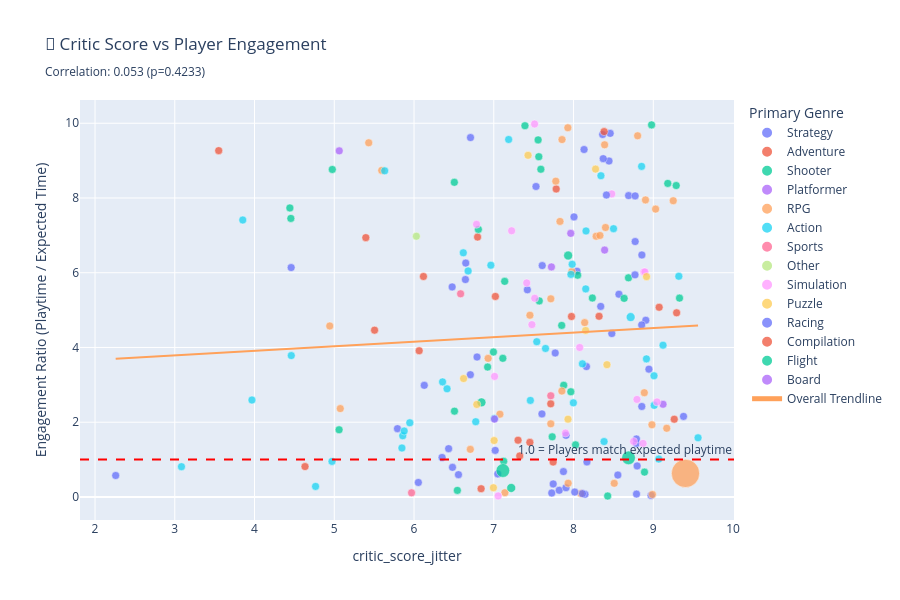

Write notebook code for a chart like this one.
### Markdown cell above
## 2. Critic Score → Player Engagement

**Question:** Do well-reviewed games keep players engaged longer?

**What to look for:**
- Engagement ratio > 1 = Players exceed expected playtime
- Positive correlation = Critics identify engaging games ✅
- This drives word-of-mouth marketing

### Code cell
# Filter data with valid engagement metrics
df_engagement = df_analysis[
    (df_analysis['engagement_ratio'].notna()) & 
    (df_analysis['engagement_ratio'] > 0) &
    (df_analysis['engagement_ratio'] < 10)  # Remove extreme outliers
].copy()

# Calculate correlation
corr_eng, p_value_eng = stats.pearsonr(df_engagement['critic_score'], df_engagement['engagement_ratio'])


# Create scatter plot
fig = px.scatter(
    df_engagement,
    x='critic_score_jitter',
    y='engagement_ratio',
    color='primary_genre',
    size='owners_midpoint',
    hover_data=['title', 'median_playtime', 'all_styles', 'critic_score'],
    title=f'🎯 Critic Score vs Player Engagement<br><sub>Correlation: {corr_eng:.3f} (p={p_value_eng:.4f})</sub>',
    labels={
        'critic_score': 'Critic Score',
        'engagement_ratio': 'Engagement Ratio (Playtime / Expected Time)'
    },
    trendline='ols',
    trendline_scope='overall',
    height=600
)

fig.add_hline(y=1, line_dash="dash", line_color="red", 
              annotation_text="1.0 = Players match expected playtime")

fig.update_layout(
    showlegend=True,
    legend=dict(title='Primary Genre', orientation='v', x=1.02, y=1)
)

fig.update_traces(
    marker=dict(sizemin=4, opacity=0.75, line=dict(width=0.5, color='white'))
)

fig.show()

print(f"\n💡 Key Insight: Correlation = {corr_eng:.3f}")
if corr_eng > 0.3:
    print("✅ Strong relationship! Better reviews = More engaged players")
elif corr_eng > 0.1:
    print("⚠️ Weak relationship. Reviews somewhat predict engagement")
else:
    print("❌ No clear relationship between reviews and engagement")

### Figure 1 — Plotly figure (JSON) as saved in the notebook; plotly's stock layout.template omitted (floating-point values rounded to 4 significant figures; data arrays with more than 128 entries replaced by an {"elided": "..."} marker saying what was removed)
{"data": [{"customdata": {"elided": "54x4 mixed values"}, "hovertemplate": "primary_genre=Strategy<br>critic_score_jitter=%{x}<br>Engagement Ratio (Playtime / Expected Time)=%{y}<br>owners_midpoint=%{marker.size}<br>title=%{customdata[0]}<br>median_playtime=%{customdata[1]}<br>all_styles=%{customdata[2]}<br>Critic Score=%{customdata[3]}<extra></extra>", "legendgroup": "Strategy", "marker": {"color": "#636efa", "line": {"color": "white", "width": 0.5}, "opacity": 0.75, "size": [150000, 150000, 150000, 75000, 750000, 3500000, 75000, 3500000, 35000, 350000, 75000, 750000, 150000, 750000, 750000, 150000, 350000, 350000, 350000, 350000, 75000, 150000, 150000, 150000, 350000, 150000, 350000, 75000, 750000, 3500000, 1500000, 1500000, 1500000, 1500000, 350000, 350000, 350000, 7500000, 75000, 350000, 350000, 150000, 75000, 75000, 3500000, 3500000, 3500000, 75000, 750000, 750000, 750000, 35000, 3500000, 1500000], "sizemin": 4, "sizemode": "area", "sizeref": 375000, "symbol": "circle"}, "mode": "markers", "name": "Strategy", "orientation": "v", "showlegend": true, "type": "scatter", "x": [6.054, 8.569, 7.727, 8.132, 8.789, 8.857, 7.745, 7.906, 4.459, 6.478, 7.604, 8.444, 8.143, 8.797, 8.69, 7.018, 6.708, 7.607, 6.351, 8.856, 6.434, 8.341, 6.128, 7.873, 6.79, 7.05, 6.482, 8.972, 8.162, 8.365, 9.379, 8.372, 8.789, 8.79, 8.945, 8.772, 8.043, 8.555, 6.706, 6.648, 5.792, 2.259, 7.82, 6.557, 8.773, 8.906, 8.48, 6.644, 7.421, 7.905, 7.529, 8.005, 8.168, 8.459], "xaxis": "x", "y": [0.3874, 5.425, 0.1047, 9.297, 1.433, 6.475, 0.3478, 1.648, 6.138, 5.62, 2.222, 8.99, 0.06897, 0.8301, 8.064, 1.246, 9.617, 6.191, 1.057, 2.421, 1.292, 5.099, 2.987, 0.679, 3.745, 0.6165, 0.7923, 0.03926, 3.488, 9.699, 2.156, 9.052, 1.552, 0.07698, 3.42, 8.056, 6.042, 0.5862, 3.271, 6.259, 1.827, 0.5736, 0.1792, 0.5964, 6.835, 4.728, 4.372, 5.818, 5.544, 0.2465, 8.308, 7.494, 0.9375, 9.73], "yaxis": "y"}, {"customdata": [["A Valley Without Wind", 84, 18.82, 5.5], ["Alone in the Dark", 86, 9.28, 3.5], ["Amnesia: The Dark Descent", 41, 8.48, 8.5], ["Botanicula", 20, 3.94, 9], ["Chivalry: Medieval Warfare", 293, 60.68, 7.9], ["Curse: The Eye of Isis", 7, 7.49, 7.8], ["Dreamfall: The Longest Journey", 20, 13.17, 7.4], ["Fahrenheit: Indigo Prophecy Remastered", 34, 8.69, 6.2], ["Kingdom", 199, 79.86, 7.7], ["Nostradamus: The Last Prophecy", 7, 6.38, 7.4], ["Overlord II", 119, 20.17, 6.3], ["Randal's Monday", 13, 15.99, 4.5], ["Shad'O", 58, 10.81, 7], ["Silent Hill: Homecoming", 73, 10.52, 5.5], ["Still Life", 13, 8.9, 7.4], ["Sunless Sea", 573, 58.61, 8.3], ["Tesla Effect: A Tex Murphy Adventure", 82, 11.79, 6.8], ["The Experiment", 3, 13.62, 6.8], ["The Night of the Rabbit", 112, 13.59, 7.9], ["Tom Clancy's Splinter Cell", 28, 13.46, 9.4]], "hovertemplate": "primary_genre=Adventure<br>critic_score_jitter=%{x}<br>Engagement Ratio (Playtime / Expected Time)=%{y}<br>owners_midpoint=%{marker.size}<br>title=%{customdata[0]}<br>median_playtime=%{customdata[1]}<br>all_styles=%{customdata[2]}<br>Critic Score=%{customdata[3]}<extra></extra>", "legendgroup": "Adventure", "marker": {"color": "#EF553B", "line": {"color": "white", "width": 0.5}, "opacity": 0.75, "size": [350000, 75000, 3500000, 350000, 7500000, 35000, 150000, 350000, 3500000, 75000, 1500000, 150000, 35000, 150000, 150000, 750000, 350000, 10000, 350000, 350000], "sizemin": 4, "sizemode": "area", "sizeref": 375000, "symbol": "circle"}, "mode": "markers", "name": "Adventure", "orientation": "v", "showlegend": true, "type": "scatter", "x": [5.505, 3.551, 8.32, 9.073, 7.974, 7.744, 7.304, 6.064, 7.714, 7.325, 6.118, 4.633, 7.02, 5.396, 7.452, 8.383, 6.797, 6.841, 7.783, 9.263], "xaxis": "x", "y": [4.463, 9.267, 4.835, 5.076, 4.829, 0.9346, 1.519, 3.913, 2.492, 1.097, 5.9, 0.813, 5.365, 6.939, 1.461, 9.776, 6.955, 0.2203, 8.241, 2.08], "yaxis": "y"}, {"customdata": {"elided": "36x4 mixed values"}, "hovertemplate": "primary_genre=Shooter<br>critic_score_jitter=%{x}<br>Engagement Ratio (Playtime / Expected Time)=%{y}<br>owners_midpoint=%{marker.size}<br>title=%{customdata[0]}<br>median_playtime=%{customdata[1]}<br>all_styles=%{customdata[2]}<br>Critic Score=%{customdata[3]}<extra></extra>", "legendgroup": "Shooter", "marker": {"color": "#00cc96", "line": {"color": "white", "width": 0.5}, "opacity": 0.75, "size": [350000, 750000, 35000, 150000, 150000, 350000, 150000, 150000, 15000000, 750000, 7500000, 1500000, 1500000, 150000, 3500000, 75000, 3500000, 750000, 350000, 350000, 350000, 1500000, 15000000, 7500000, 750000, 750000, 35000, 750000, 35000, 350000, 350000, 35000000, 75000, 150000, 35000000, 150000], "sizemin": 4, "sizemode": "area", "sizeref": 375000, "symbol": "circle"}, "mode": "markers", "name": "Shooter", "orientation": "v", "showlegend": true, "type": "scatter", "x": [6.543, 8.428, 7.113, 9.287, 6.807, 7.732, 4.455, 7.391, 6.846, 9.329, 7.966, 9.181, 8.978, 7.124, 7.565, 5.06, 7.57, 6.996, 8.236, 7.877, 7.852, 8.025, 7.932, 8.89, 8.052, 8.689, 6.505, 7.136, 4.443, 7.59, 7.556, 8.689, 4.975, 6.507, 7.114, 8.634], "xaxis": "x", "y": [0.1754, 0.02538, 3.71, 8.333, 7.16, 1.609, 7.453, 9.934, 2.531, 5.321, 2.815, 8.39, 9.957, 0.9539, 9.104, 1.798, 5.246, 3.879, 5.323, 2.988, 4.59, 1.394, 6.461, 0.6646, 5.935, 5.864, 8.42, 5.769, 7.733, 8.77, 9.555, 1.047, 8.763, 2.296, 0.7057, 5.314], "yaxis": "y"}, {"customdata": [["And Yet It Moves", 22, 3.33, 8.4], ["Bionic Commando Rearmed", 16, 6.45, 9.3], ["Pid", 65, 10.56, 7.8], ["Snapshot", 89, 9.61, 5], ["Tobe's Vertical Adventure", 17, 2.41, 8]], "hovertemplate": "primary_genre=Platformer<br>critic_score_jitter=%{x}<br>Engagement Ratio (Playtime / Expected Time)=%{y}<br>owners_midpoint=%{marker.size}<br>title=%{customdata[0]}<br>median_playtime=%{customdata[1]}<br>all_styles=%{customdata[2]}<br>Critic Score=%{customdata[3]}<extra></extra>", "legendgroup": "Platformer", "marker": {"color": "#ab63fa", "line": {"color": "white", "width": 0.5}, "opacity": 0.75, "size": [350000, 350000, 750000, 350000, 75000], "sizemin": 4, "sizemode": "area", "sizeref": 375000, "symbol": "circle"}, "mode": "markers", "name": "Platformer", "orientation": "v", "showlegend": true, "type": "scatter", "x": [8.389, 9.122, 7.723, 5.062, 7.965], "xaxis": "x", "y": [6.607, 2.481, 6.155, 9.261, 7.054], "yaxis": "y"}, {"customdata": {"elided": "34x4 mixed values"}, "hovertemplate": "primary_genre=RPG<br>critic_score_jitter=%{x}<br>Engagement Ratio (Playtime / Expected Time)=%{y}<br>owners_midpoint=%{marker.size}<br>title=%{customdata[0]}<br>median_playtime=%{customdata[1]}<br>all_styles=%{customdata[2]}<br>Critic Score=%{customdata[3]}<extra></extra>", "legendgroup": "RPG", "marker": {"color": "#FFA15A", "line": {"color": "white", "width": 0.5}, "opacity": 0.75, "size": [350000, 750000, 750000, 350000, 1500000, 3500000, 350000, 750000, 150000000, 350000, 1500000, 750000, 750000, 75000, 750000, 1500000, 350000, 350000, 350000, 750000, 150000, 1500000, 150000, 350000, 350000, 1500000, 3500000, 1500000, 3500000, 150000, 3500000, 3500000, 750000, 750000], "sizemin": 4, "sizemode": "area", "sizeref": 375000, "symbol": "circle"}, "mode": "markers", "name": "RPG", "orientation": "v", "showlegend": true, "type": "scatter", "x": [6.929, 7.932, 7.715, 7.83, 7.715, 9.029, 8.902, 7.077, 9.404, 4.943, 8.091, 8.989, 8.51, 7.139, 8.139, 5.595, 8.983, 7.855, 7.978, 8.887, 7.453, 7.929, 7.854, 5.432, 7.778, 6.706, 9.168, 9.25, 8.283, 5.075, 8.401, 8.804, 8.331, 8.389], "xaxis": "x", "y": [3.709, 0.3681, 5.302, 7.373, 1.957, 7.703, 7.948, 2.214, 0.6303, 4.575, 0.09251, 0.06667, 0.3648, 0.1135, 4.665, 8.739, 1.931, 9.563, 6.031, 2.789, 4.862, 9.879, 2.833, 9.477, 8.451, 1.274, 1.838, 7.927, 6.977, 2.364, 7.211, 9.665, 6.997, 9.423], "yaxis": "y"}, {"customdata": {"elided": "40x4 mixed values"}, "hovertemplate": "primary_genre=Action<br>critic_score_jitter=%{x}<br>Engagement Ratio (Playtime / Expected Time)=%{y}<br>owners_midpoint=%{marker.size}<br>title=%{customdata[0]}<br>median_playtime=%{customdata[1]}<br>all_styles=%{customdata[2]}<br>Critic Score=%{customdata[3]}<extra></extra>", "legendgroup": "Action", "marker": {"color": "#19d3f3", "line": {"color": "white", "width": 0.5}, "opacity": 0.75, "size": [350000, 150000, 350000, 150000, 3500000, 750000, 1500000, 350000, 3500000, 3500000, 75000, 750000, 350000, 150000, 350000, 7500000, 150000, 1500000, 3500000, 750000, 350000, 350000, 350000, 350000, 350000, 350000, 7500000, 75000, 15000000, 3500000, 750000, 150000, 150000, 350000, 150000, 75000, 350000, 3500000, 350000, 75000], "sizemin": 4, "sizemode": "area", "sizeref": 375000, "symbol": "circle"}, "mode": "markers", "name": "Action", "orientation": "v", "showlegend": true, "type": "scatter", "x": [7.649, 3.853, 8.157, 7.983, 5.859, 9.011, 7.186, 7.998, 9.122, 9.32, 6.618, 8.383, 7.459, 5.947, 4.461, 3.084, 8.914, 6.774, 8.853, 8.501, 7.967, 5.632, 8.343, 9.009, 8.153, 6.414, 6.678, 7.539, 8.716, 6.358, 4.765, 6.963, 5.848, 7.008, 3.968, 8.111, 9.561, 9.069, 4.971, 5.876], "xaxis": "x", "y": [3.974, 7.411, 7.118, 6.227, 1.637, 2.451, 9.566, 2.519, 4.061, 5.906, 6.533, 1.483, 2.583, 1.984, 3.783, 0.8095, 3.695, 2.013, 8.846, 7.179, 5.956, 8.726, 8.596, 3.242, 5.567, 2.894, 6.047, 4.154, 4.814, 3.079, 0.2821, 6.201, 1.31, 2.102, 2.594, 3.562, 1.583, 1.014, 0.9515, 1.765], "yaxis": "y"}, {"customdata": [["Blood Bowl", 380, 69.9, 6.4], ["Dangerous Golf", 1, 9.07, 6], ["OlliOlli", 16, 5.91, 7.7]], "hovertemplate": "primary_genre=Sports<br>critic_score_jitter=%{x}<br>Engagement Ratio (Playtime / Expected Time)=%{y}<br>owners_midpoint=%{marker.size}<br>title=%{customdata[0]}<br>median_playtime=%{customdata[1]}<br>all_styles=%{customdata[2]}<br>Critic Score=%{customdata[3]}<extra></extra>", "legendgroup": "Sports", "marker": {"color": "#FF6692", "line": {"color": "white", "width": 0.5}, "opacity": 0.75, "size": [350000, 150000, 150000], "sizemin": 4, "sizemode": "area", "sizeref": 375000, "symbol": "circle"}, "mode": "markers", "name": "Sports", "orientation": "v", "showlegend": true, "type": "scatter", "x": [6.584, 5.969, 7.715], "xaxis": "x", "y": [5.436, 0.1103, 2.707], "yaxis": "y"}, {"customdata": [["Blueberry Garden", 9, 1.29, 6]], "hovertemplate": "primary_genre=Other<br>critic_score_jitter=%{x}<br>Engagement Ratio (Playtime / Expected Time)=%{y}<br>owners_midpoint=%{marker.size}<br>title=%{customdata[0]}<br>median_playtime=%{customdata[1]}<br>all_styles=%{customdata[2]}<br>Critic Score=%{customdata[3]}<extra></extra>", "legendgroup": "Other", "marker": {"color": "#B6E880", "line": {"color": "white", "width": 0.5}, "opacity": 0.75, "size": [35000], "sizemin": 4, "sizemode": "area", "sizeref": 375000, "symbol": "circle"}, "mode": "markers", "name": "Other", "orientation": "v", "showlegend": true, "type": "scatter", "x": [6.029], "xaxis": "x", "y": [6.977], "yaxis": "y"}, {"customdata": [["Cities: Skylines", 444, 54.75, 8.5], ["Cities in Motion", 1, 36.36, 7], ["Cities in Motion 2", 207, 44.89, 7.5], ["Cities XL", 51, 12.75, 8.1], ["Combat Wings: Battle of Britain", 25, 3.51, 7], ["Kerbal Space Program", 351, 244.8, 9], ["Patrician III", 149, 58.61, 9.2], ["Railroad Tycoon 3", 46, 30.97, 8.8], ["Reus", 195, 26.73, 6.8], ["Silent Hunter: Wolves of the Pacific", 134, 51.35, 8.8], ["Space Colony", 404, 40.48, 7.5], ["The Sims 3", 499, 82.85, 8.9], ["The Sims 3 (Collector's Edition)", 499, 82.85, 8.9], ["The Sims 4", 499, 93.85, 7.5], ["Thrillville: Off the Rails", 17, 9.94, 7.9], ["Trauma", 7, 2.17, 7], ["X2: The Threat", 732, 127.8, 7.3]], "hovertemplate": "primary_genre=Simulation<br>critic_score_jitter=%{x}<br>Engagement Ratio (Playtime / Expected Time)=%{y}<br>owners_midpoint=%{marker.size}<br>title=%{customdata[0]}<br>median_playtime=%{customdata[1]}<br>all_styles=%{customdata[2]}<br>Critic Score=%{customdata[3]}<extra></extra>", "legendgroup": "Simulation", "marker": {"color": "#FF97FF", "line": {"color": "white", "width": 0.5}, "opacity": 0.75, "size": [7500000, 350000, 750000, 150000, 150000, 3500000, 150000, 350000, 750000, 75000, 150000, 3500000, 3500000, 3500000, 35000, 350000, 350000], "sizemin": 4, "sizemode": "area", "sizeref": 375000, "symbol": "circle"}, "mode": "markers", "name": "Simulation", "orientation": "v", "showlegend": true, "type": "scatter", "x": [8.479, 7.054, 7.478, 8.077, 7.224, 8.871, 9.046, 8.753, 6.784, 8.795, 7.511, 8.881, 8.895, 7.513, 7.899, 7.01, 7.413], "xaxis": "x", "y": [8.11, 0.0275, 4.611, 4.0, 7.123, 1.434, 2.542, 1.485, 7.295, 2.61, 9.98, 6.023, 6.023, 5.317, 1.71, 3.226, 5.728], "yaxis": "y"}, {"customdata": [["Crayon Physics Deluxe", 26, 4.41, 8.8], ["Crazy Machines 2", 66, 26.67, 6.8], ["NightSky", 32, 3.5, 7.5], ["Osmos", 27, 7.63, 8.5], ["Roogoo", 4, 2.65, 7.1], ["Rush", 56, 12.57, 8], ["Safecracker: The Ultimate Puzzle Adventure", 1, 4.05, 6.9], ["The Talos Principle", 186, 21.2, 8.3], ["The UnderGarden", 23, 7.26, 6.5], ["Vessel", 25, 12.01, 8]], "hovertemplate": "primary_genre=Puzzle<br>critic_score_jitter=%{x}<br>Engagement Ratio (Playtime / Expected Time)=%{y}<br>owners_midpoint=%{marker.size}<br>title=%{customdata[0]}<br>median_playtime=%{customdata[1]}<br>all_styles=%{customdata[2]}<br>Critic Score=%{customdata[3]}<extra></extra>", "legendgroup": "Puzzle", "marker": {"color": "#FECB52", "line": {"color": "white", "width": 0.5}, "opacity": 0.75, "size": [750000, 150000, 750000, 750000, 75000, 350000, 75000, 1500000, 35000, 350000], "sizemin": 4, "sizemode": "area", "sizeref": 375000, "symbol": "circle"}, "mode": "markers", "name": "Puzzle", "orientation": "v", "showlegend": true, "type": "scatter", "x": [8.915, 6.787, 7.429, 8.419, 7.004, 8.152, 6.995, 8.276, 6.621, 7.931], "xaxis": "x", "y": [5.896, 2.475, 9.143, 3.539, 1.509, 4.455, 0.2469, 8.774, 3.168, 2.082], "yaxis": "y"}, {"customdata": [["Dirt Rally", 251, 54.53, 8.9], ["F1 2013", 3, 33.58, 8], ["FlatOut: Ultimate Carnage", 71, 18.43, 7.8], ["Grid Autosport", 417, 51.61, 8.3], ["Nimbus", 1, 7.63, 8], ["Project CARS", 282, 47.45, 8.9]], "hovertemplate": "primary_genre=Racing<br>critic_score_jitter=%{x}<br>Engagement Ratio (Playtime / Expected Time)=%{y}<br>owners_midpoint=%{marker.size}<br>title=%{customdata[0]}<br>median_playtime=%{customdata[1]}<br>all_styles=%{customdata[2]}<br>Critic Score=%{customdata[3]}<extra></extra>", "legendgroup": "Racing", "marker": {"color": "#636efa", "line": {"color": "white", "width": 0.5}, "opacity": 0.75, "size": [1500000, 150000, 350000, 750000, 75000, 1500000], "sizemin": 4, "sizemode": "area", "sizeref": 375000, "symbol": "circle"}, "mode": "markers", "name": "Racing", "orientation": "v", "showlegend": true, "type": "scatter", "x": [8.855, 8.111, 7.77, 8.412, 8.015, 8.77], "xaxis": "x", "y": [4.603, 0.08934, 3.852, 8.08, 0.1311, 5.943], "yaxis": "y"}, {"customdata": [["Grand Theft Auto: Episodes from Liberty City", 112, 22.73, 9.2]], "hovertemplate": "primary_genre=Compilation<br>critic_score_jitter=%{x}<br>Engagement Ratio (Playtime / Expected Time)=%{y}<br>owners_midpoint=%{marker.size}<br>title=%{customdata[0]}<br>median_playtime=%{customdata[1]}<br>all_styles=%{customdata[2]}<br>Critic Score=%{customdata[3]}<extra></extra>", "legendgroup": "Compilation", "marker": {"color": "#EF553B", "line": {"color": "white", "width": 0.5}, "opacity": 0.75, "size": [3500000], "sizemin": 4, "sizemode": "area", "sizeref": 375000, "symbol": "circle"}, "mode": "markers", "name": "Compilation", "orientation": "v", "showlegend": true, "type": "scatter", "x": [9.293], "xaxis": "x", "y": [4.927], "yaxis": "y"}, {"customdata": [["Microsoft Flight Simulator X", 1224, 352.1, 7], ["War Thunder", 297, 1235.0, 7.2]], "hovertemplate": "primary_genre=Flight<br>critic_score_jitter=%{x}<br>Engagement Ratio (Playtime / Expected Time)=%{y}<br>owners_midpoint=%{marker.size}<br>title=%{customdata[0]}<br>median_playtime=%{customdata[1]}<br>all_styles=%{customdata[2]}<br>Critic Score=%{customdata[3]}<extra></extra>", "legendgroup": "Flight", "marker": {"color": "#00cc96", "line": {"color": "white", "width": 0.5}, "opacity": 0.75, "size": [1500000, 15000000], "sizemin": 4, "sizemode": "area", "sizeref": 375000, "symbol": "circle"}, "mode": "markers", "name": "Flight", "orientation": "v", "showlegend": true, "type": "scatter", "x": [6.923, 7.219], "xaxis": "x", "y": [3.477, 0.2406], "yaxis": "y"}, {"customdata": [["The Witcher Adventure Game", 27, 12.96, 6.9]], "hovertemplate": "primary_genre=Board<br>critic_score_jitter=%{x}<br>Engagement Ratio (Playtime / Expected Time)=%{y}<br>owners_midpoint=%{marker.size}<br>title=%{customdata[0]}<br>median_playtime=%{customdata[1]}<br>all_styles=%{customdata[2]}<br>Critic Score=%{customdata[3]}<extra></extra>", "legendgroup": "Board", "marker": {"color": "#ab63fa", "line": {"color": "white", "width": 0.5}, "opacity": 0.75, "size": [150000], "sizemin": 4, "sizemode": "area", "sizeref": 375000, "symbol": "circle"}, "mode": "markers", "name": "Board", "orientation": "v", "showlegend": true, "type": "scatter", "x": [7.009], "xaxis": "x", "y": [2.083], "yaxis": "y"}, {"hovertemplate": "<b>OLS trendline</b><br>engagement_ratio = 0.121641 * critic_score_jitter + 3.42346<br>R<sup>2</sup>=0.002808<br><br>critic_score_jitter=%{x}<br>Engagement Ratio (Playtime / Expected Time)=%{y} <b>(trend)</b><extra></extra>", "legendgroup": "Overall Trendline", "line": {"color": "#FFA15A"}, "marker": {"line": {"color": "white", "width": 0.5}, "opacity": 0.75, "sizemin": 4}, "mode": "lines", "name": "Overall Trendline", "showlegend": true, "type": "scatter", "x": {"elided": "230 float values"}, "xaxis": "x", "y": {"elided": "230 float values"}, "yaxis": "y"}], "layout": {"annotations": [{"showarrow": false, "text": "1.0 = Players match expected playtime", "x": 1, "xanchor": "right", "xref": "x domain", "y": 1, "yanchor": "bottom", "yref": "y"}], "height": 600, "legend": {"itemsizing": "constant", "orientation": "v", "title": {"text": "Primary Genre"}, "tracegroupgap": 0, "x": 1.02, "y": 1}, "shapes": [{"line": {"color": "red", "dash": "dash"}, "type": "line", "x0": 0, "x1": 1, "xref": "x domain", "y0": 1, "y1": 1, "yref": "y"}], "showlegend": true, "title": {"text": "🎯 Critic Score vs Player Engagement<br><sub>Correlation: 0.053 (p=0.4233)</sub>"}, "xaxis": {"anchor": "y", "domain": [0, 1], "title": {"text": "critic_score_jitter"}}, "yaxis": {"anchor": "x", "domain": [0, 1], "title": {"text": "Engagement Ratio (Playtime / Expected Time)"}}}}
